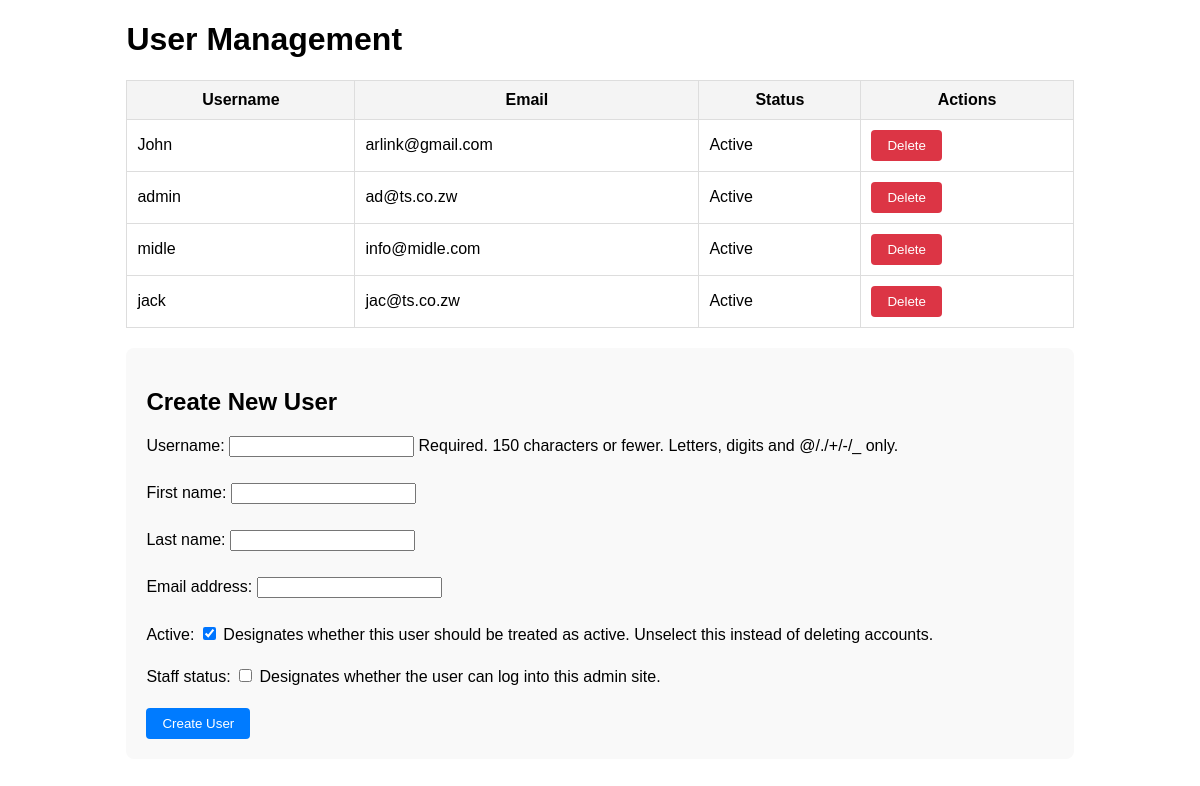
/user_management/, run on the app's committed database.
### main/models.py (models this page shows, shortened)
class User(AbstractUser):
    ROLES = [
        ('student', 'Student'),
        ('teacher', 'Teacher'),
        ('admin', 'Administrator'),
    ]
    role = models.CharField(max_length=10, choices=ROLES)
    enrolled_courses = models.ManyToManyField('Course', related_name='students', blank=True)

### main/views.py (the view)
# urls.py: path('user_management/', views.user_management, name='user_management'),
def user_management(request):
    users = User.objects.all()
    if request.method == 'POST':
        action = request.POST.get('action')
        if action == 'delete':
            user_id = request.POST.get('user_id')
            user_to_delete = get_object_or_404(User, pk=user_id)
            user_to_delete.delete()
            messages.success(request, 'User deleted successfully.')
            return redirect('user_management')
        elif action == 'create':
            form = UserForm(request.POST)
            if form.is_valid():
                form.save()
                messages.success(request, 'User created successfully.')
                return redirect('user_management')
            else:
                messages.error(request, 'There was an error creating the user.')
    else:
        form = UserForm()
    return render(request, 'main/user_management.html', {
        'users': users,
        'form': form,
    })

### main/forms.py
class UserForm(forms.ModelForm):
    class Meta:
        model = User
        fields = ['username', 'first_name', 'last_name', 'email', 'is_active', 'is_staff']

### main/templates/main/user_management.html (shortened to what this page needs)
<!DOCTYPE html>
<html lang="en">
<head>
</head>
<body>
    <div class="container">
        <h1>User Management</h1>
        <table>
            <thead>
                <tr>
                    <th>Username</th>
                    <th>Email</th>
                    <th>Status</th>
                    <th>Actions</th>
                </tr>
            </thead>
            <tbody>
                {% for user in users %}
                    <tr>
                        <td>{{ user.username }}</td>
                        <td>{{ user.email }}</td>
                        <td>{{ user.is_active|yesno:"Active,Inactive" }}</td>
                        <td>
                            <form method="POST" style="display:inline;">
                                <button type="submit" name="action" value="delete" class="btn btn-danger">Delete</button>
                            </form>
                        </td>
                    </tr>
                {% empty %}
                    <tr>
                        <td colspan="4">No users found.</td>
                    </tr>
                {% endfor %}
            </tbody>
        </table>
        <div class="form-container">
            <h2>Create New User</h2>
            <form method="POST">
                {{ form.as_p }}
                <button type="submit" name="action" value="create" class="btn">Create User</button>
            </form>
        </div>
    </div>
</body>
</html>

### main/templates/main/user_management.html (style rules this page uses)
body { font-family: Arial, sans-serif; }
.container { width: 80%; margin: 0 auto; }
table { width: 100%; margin-top: 20px; border-collapse: collapse; }
th, td { padding: 10px; border: 1px solid #ddd; }
th { background-color: #f4f4f4; }
.btn { padding: 8px 16px; background-color: #007bff; color: white; border: none; border-radius: 4px; text-decoration: none; }
.btn-danger { background-color: #dc3545; }
.form-container { margin-top: 20px; padding: 20px; background-color: #f9f9f9; border-radius: 8px; }
.form-container input { margin-bottom: 10px; }

### data on the page
User: username "John", email "arlink@gmail.com", is_active "Active"
User: username "admin", email "ad@ts.co.zw", is_active "Active"
User: username "midle", email "info@midle.com", is_active "Active"
User: username "jack", email "jac@ts.co.zw", is_active "Active"
